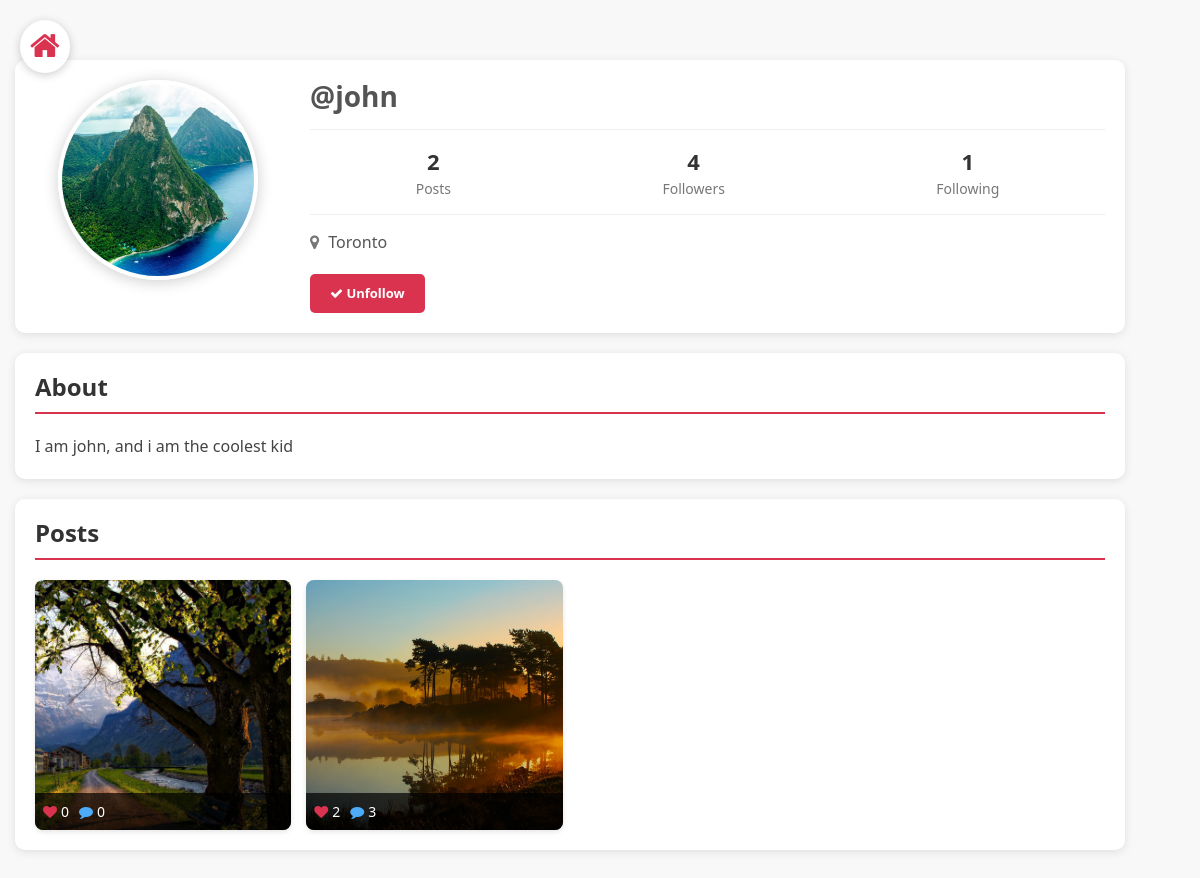
The page /profile/john (signed in) on the database its author committed.
### core/models.py (models this page shows, shortened)
class Profile(models.Model):
    user = models.ForeignKey(User, on_delete=models.CASCADE)
    id_user = models.IntegerField()
    bio = models.TextField(blank=True)
    profileimg = models.ImageField(upload_to='profile_images', default='blank-profile-picture.png')
    location = models.CharField(max_length=100, blank=True)

class Post(models.Model):
    id = models.UUIDField(primary_key=True, default=uuid.uuid4, editable=False)
    user = models.CharField(max_length=100)
    image = models.ImageField(upload_to='post_images')
    caption = models.TextField()
    created_at = models.DateTimeField(default=datetime.now)
    no_of_likes = models.IntegerField(default=0)
    @property
    def profile_image(self):
        from django.contrib.auth import get_user_model
        User = get_user_model()
        try:
            user_obj = User.objects.get(username=self.user)
            profile = user_obj.profile_set.first()
            if profile:
                return profile.profileimg.url
            else:
                return '/media/profile_images/blank-profile-picture.png'
        except User.DoesNotExist:
            return '/media/profile_images/blank-profile-picture.png'

### core/views.py (the view)
# urls.py: path('profile/<str:pk>', views.profile, name='profile'),
@login_required(login_url='signin')
def profile(request, pk):
    user_object = User.objects.get(username=pk)
    user_profile = Profile.objects.get(user=user_object)
    user_posts = Post.objects.filter(user=pk)
    user_post_length = len(user_posts)
    follower = request.user.username
    user = pk
    if FollowersCount.objects.filter(follower=follower, user=user).first():
        button_text = 'Unfollow'
    else:
        button_text = 'Follow'
    user_followers = len(FollowersCount.objects.filter(user=pk))
    user_following = len(FollowersCount.objects.filter(follower=pk))
    context = {
        'user_object': user_object,
        'user_profile': user_profile,
        'user_posts': user_posts,
        'user_post_length': user_post_length,
        'button_text': button_text,
        'user_followers': user_followers,
        'user_following': user_following,
    }
    return render(request, 'profile.html', context)

### templates/profile.html (shortened to what this page needs)
{% load static %}
<!DOCTYPE html>
<html lang="en">
<head>
    <link rel="stylesheet" href="{% static 'css/main.min.css' %}">
    <link rel="stylesheet" href="{% static 'css/style.css' %}">
    <link rel="stylesheet" href="{% static 'css/color.css' %}">
    <link rel="stylesheet" href="{% static 'css/responsive.css' %}">
    <link rel="stylesheet" href="https://maxcdn.bootstrapcdn.com/font-awesome/4.4.0/css/font-awesome.min.css">
</head>
<body>
    <div class="theme-layout">
        <a href="/" class="home-btn">
            <i class="fa fa-home fa-2x" style="color:#da334f"></i>
        </a>
        <section class="container" style="padding-top: 60px;">
            <div class="profile-header">
                <div class="row">
                    <div class="col-lg-3 col-md-4 text-center">
                        <div class="profile-img-container">
                            <img src="{{user_profile.profileimg.url}}" class="profile-img" alt="Profile Image">
                        </div>
                    </div>
                    <div class="col-lg-9 col-md-8">
                        <h1 style="font-size: 28px; margin-bottom: 5px;">
                            <b>@{{user_profile.user.username}}</b>
                        </h1>
                        <div class="profile-stats">
                            <div class="stat-box">
                                <div class="stat-number">{{user_post_length}}</div>
                                <div class="stat-label">{% if user_post_length == 1 %}Post{% else %}Posts{% endif %}</div>
                            </div>
                            <div class="stat-box">
                                <div class="stat-number">{{user_followers}}</div>
                                <div class="stat-label">{% if user_followers == 1 %}Follower{% else %}Followers{% endif %}</div>
                            </div>
                            <div class="stat-box">
                                <div class="stat-number">{{user_following}}</div>
                                <div class="stat-label">Following</div>
                            </div>
                        </div>
                        {% if user_profile.location %}
                        <div style="margin-top: 10px;">
                            <i class="fa fa-map-marker" style="color: #777;"></i>
                            <span style="color: #555; margin-left: 5px;">{{user_profile.location}}</span>
                        </div>
                        {% endif %}
                        <div style="margin-top: 20px;">
                            <form action="/follow" method="POST" style="display: inline;">
                                {% if user_object.username == user.username %}
                                    <a href="/settings" class="action-btn">
                                        <i class="fa fa-cog"></i> Account Settings
                                    </a>
                                {% else %}
                                    <button type="submit" class="action-btn" style=`{% if button_text == 'Follow' %}background-color: #da334f;{% else %}background-color: #777;{% endif %}`>
                                        {% if button_text == 'Follow' %}
                                            <i class="fa fa-plus"></i>
                                        {% else %}
                                            <i class="fa fa-check"></i>
                                        {% endif %}
                                        {{button_text}}
                                    </button>
                                {% endif %}
                            </form>
                        </div>
                    </div>
                </div>
            </div>
        </section>
        <section class="container">
            <div class="bio-section">
                <h2 class="section-title">About</h2>
                <div style="line-height: 1.6; color: #444;">
                    {% if user_profile.bio %}
                        {{user_profile.bio}}
                    {% else %}
                        <p style="color: #999; font-style: italic;">No bio available</p>
                    {% endif %}
                </div>
            </div>
        </section>
        <section class="container" style="margin-bottom: 50px;">
            <div style="background-color: #fff; border-radius: 10px; padding: 20px; box-shadow: 0 2px 10px rgba(0,0,0,0.1);">
                <h2 class="section-title">Posts</h2>
                {% if user_posts %}
                    <div class="posts-grid">
                        {% for post in user_posts %}
                            <div class="post-item">
                                <img src="{{post.image.url}}" class="post-image" alt="Post Image" onclick="openModal('{{post.id}}')">
                                <div class="post-overlay">
                                    <div class="post-stats">
                                        <i class="fa fa-heart" style="color: #da334f;"></i>
                                        <span id="likes-count-grid-{{post.id}}">{{post.no_of_likes}}</span>
                                        <i class="fa fa-comment" style="color: #4dabf7;"></i>
                                        <span id="comments-count-grid-{{post.id}}">{{post.comments.count}}</span>
                                    </div>
                                </div>
                            </div>
                        {% endfor %}
                    </div>
                {% else %}
                    <div style="text-align: center; padding: 40px 0;">
                        <i class="fa fa-picture-o fa-4x" style="color: #ddd;"></i>
                        <p style="color: #999; margin-top: 10px;">No posts yet</p>
                    </div>
                {% endif %}
            </div>
        </section>
    </div>
</body>
</html>

### static/css/color.css (style rules this page uses)
#nprogress .bar, .timeline-info > ul li a::before, .add-btn > a, .activitiez > li::before, form button, .colla-apps > li a:hover, a.underline:before, .setting-row input:checked + label, .user-avatar:hover .edit-phto, .error-meta > a, .color-bg, .add-butn, .nav.nav-tabs.likes-btn > li a.active, a.dislike-btn, .drop > a:hover, .btn-view.btn-load-more:hover, .accordion .card h5 button[aria-expanded="true"], .chat-head, .f-page > figure em, .inbox-panel-head > ul > li > a, .nav-tabs--left .nav-link.active, .nav-tabs--left .nav-link.active:hover, footer .widget-title h4::before, #topcontrol, .sidebar .widget-title::before, .f-title::before, .g-post-classic > figure > i::after, .purify > a, .help-list > a:hover, .open-position::before, .info > a, .category-box:hover, .category-box.selected, a.main-btn, .section-heading::before, .getquot-baner, .more-branches > h4::before, .is-helpful > a, .cart-optionz > li > a:hover, .paginationz > li a:hover, .paginationz > li a.active, .shopping-cart, a.btn2:hover, .form-submit > input[type="submit"], button.submit-checkout, .delete-cart:hover, .proceed .button, .amount-area .update-cart, a.addnewforum, .apply-bttons > a { background: orange; }

### templates/profile.html (style rules this page uses)
body { font-family: 'Segoe UI', Tahoma, Geneva, Verdana, sans-serif; background-color: #f8f8f8; }
.section-title { font-size: 24px; font-weight: 600; color: #333; margin-bottom: 20px; padding-bottom: 10px; border-bottom: 2px solid #da334f; }
.profile-header { background-color: #fff; border-radius: 10px; box-shadow: 0 2px 10px rgba(0,0,0,0.1); padding: 20px; margin-bottom: 20px; }
.profile-stats { display: flex; justify-content: space-around; padding: 15px 0; border-top: 1px solid #eee; border-bottom: 1px solid #eee; margin: 15px 0; }
.stat-box { text-align: center; }
.stat-number { font-size: 22px; font-weight: bold; color: #333; }
.stat-label { font-size: 14px; color: #777; }
.bio-section { background-color: #fff; border-radius: 10px; padding: 20px; margin-bottom: 20px; box-shadow: 0 2px 10px rgba(0,0,0,0.1); }
.posts-grid { display: grid; grid-template-columns: repeat(auto-fill, minmax(250px, 1fr)); gap: 15px; }
.post-item { border-radius: 8px; overflow: hidden; box-shadow: 0 2px 5px rgba(0,0,0,0.1); transition: transform 0.3s ease; position: relative; }
.post-image { height: 250px; width: 100%; object-fit: cover; }
.post-overlay { position: absolute; bottom: 0; left: 0; right: 0; background-color: rgba(0, 0, 0, 0.7); color: white; padding: 8px; display: flex; justify-content: space-between; }
.post-stats { display: flex; align-items: center; font-size: 14px; }
.post-stats i { margin-right: 4px; }
.post-stats span { margin-right: 10px; }
.home-btn { position: fixed; top: 20px; left: 20px; z-index: 100; background-color: white; padding: 10px; border-radius: 50%; box-shadow: 0 2px 10px rgba(0,0,0,0.2); }
.action-btn { background-color: #da334f; color: white; border: none; padding: 10px 20px; border-radius: 5px; cursor: pointer; font-weight: bold; transition: background-color 0.3s ease; }
.profile-img-container { position: relative; width: 200px; height: 200px; margin: 0 auto; }
.profile-img { width: 100%; height: 100%; border-radius: 50%; object-fit: cover; border: 4px solid white; box-shadow: 0 2px 15px rgba(0,0,0,0.2); }

### rows shown on the page
Profile: profileimg (picture), user.username "john", location "Toronto", bio "I am john, and i am the coolest kid"
Post: image (picture), no_of_likes "0", comments.count "0"
Post: image (picture), no_of_likes "2", comments.count "3"

### other values the page prints
{{ user_post_length }} "2"
{{ user_followers }} "4"
{{ user_following }} "1"
{{ button_text }} "Unfollow"
